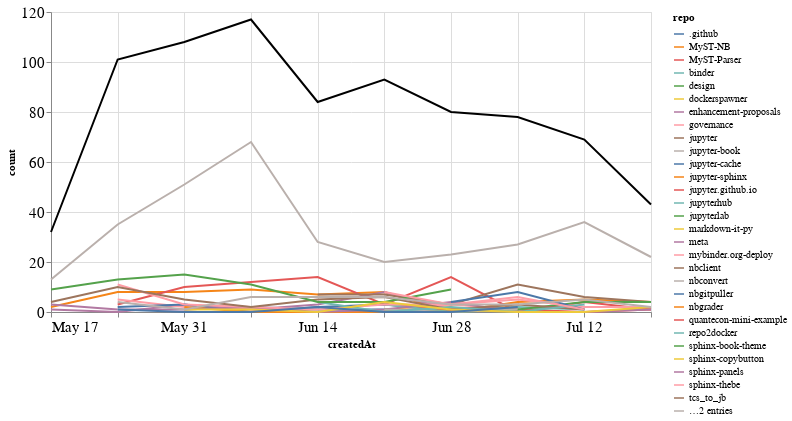

The code cell stored with this chart in its notebook:
### Markdown cell above
## Comments

### Code cell
comments_time = comments.groupby('repo').resample('W', on='createdAt').count()['author'].reset_index()
comments_time = comments_time.rename(columns={'author': 'count'})
comments_time_total = comments_time.groupby('createdAt').agg({"count": "sum"}).reset_index()
ch1 = alt.Chart(comments_time, width=600).mark_line().encode(
    x='createdAt',
    y='count',
    color='repo',
    tooltip="repo"
)

ch2 = alt.Chart(comments_time_total, width=600).mark_line(color="black").encode(
    x='createdAt',
    y='count',
)

ch1 + ch2

### Figure 1 — Vega-Lite specification as saved in the notebook (floating-point values rounded to 4 significant figures; data arrays with more than 128 entries replaced by an {"elided": "..."} marker saying what was removed)
{"config": {"axisLeft": {"labelFontSize": 15}, "axisBottom": {"labelFontSize": 15}}, "layer": [{"data": {"name": "data-4d13f76614f9d03ced8e77e403f19bea"}, "mark": "line", "encoding": {"color": {"type": "nominal", "field": "repo"}, "tooltip": {"type": "nominal", "field": "repo"}, "x": {"type": "temporal", "field": "createdAt"}, "y": {"type": "quantitative", "field": "count"}}, "width": 600}, {"data": {"name": "data-9f0854c48efcf41244c6441a4eac2285"}, "mark": {"type": "line", "color": "black"}, "encoding": {"x": {"type": "temporal", "field": "createdAt"}, "y": {"type": "quantitative", "field": "count"}}, "width": 600}], "$schema": "https://vega.github.io/schema/vega-lite/v4.8.1.json", "datasets": {"data-4d13f76614f9d03ced8e77e403f19bea": {"elided": "164 records"}, "data-9f0854c48efcf41244c6441a4eac2285": [{"createdAt": "2020-05-17T00:00:00", "count": 32}, {"createdAt": "2020-05-24T00:00:00", "count": 101}, {"createdAt": "2020-05-31T00:00:00", "count": 108}, {"createdAt": "2020-06-07T00:00:00", "count": 117}, {"createdAt": "2020-06-14T00:00:00", "count": 84}, {"createdAt": "2020-06-21T00:00:00", "count": 93}, {"createdAt": "2020-06-28T00:00:00", "count": 80}, {"createdAt": "2020-07-05T00:00:00", "count": 78}, {"createdAt": "2020-07-12T00:00:00", "count": 69}, {"createdAt": "2020-07-19T00:00:00", "count": 43}]}}
